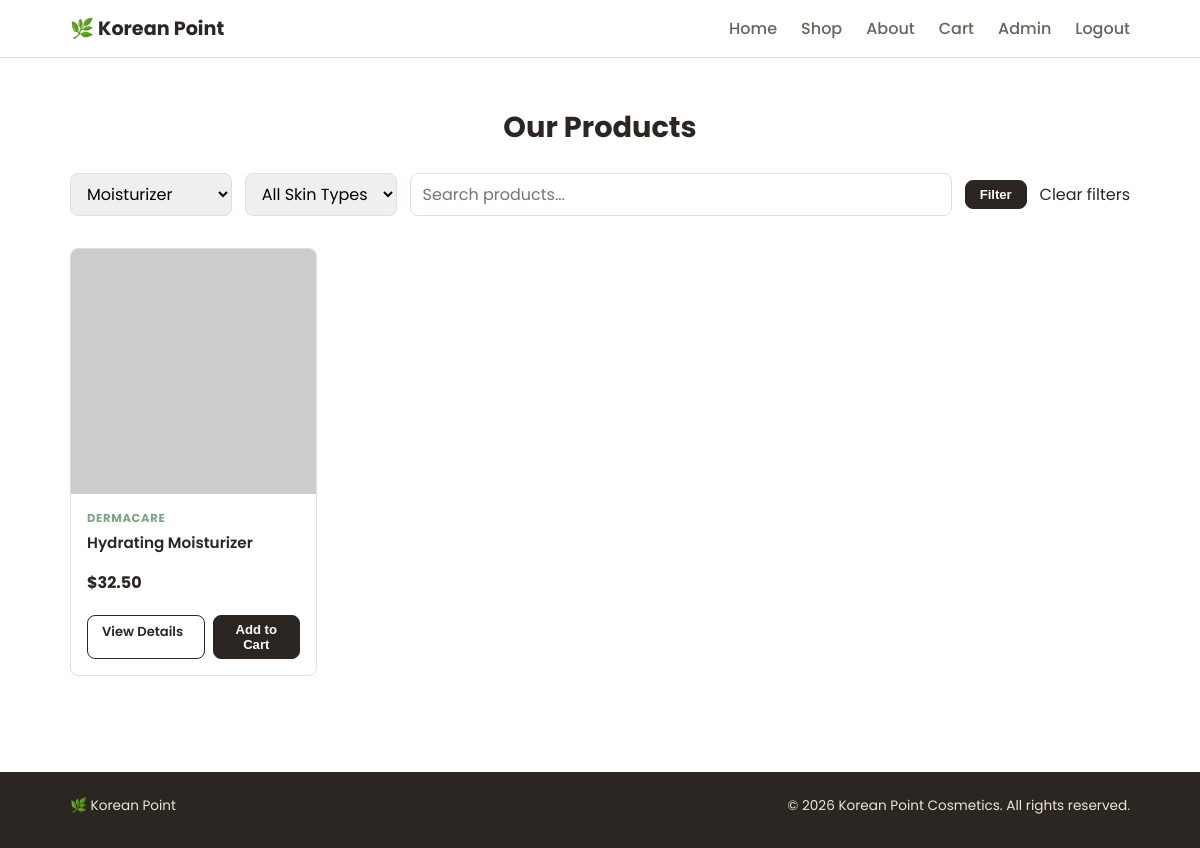
Page /src/pages/shop.php?category=Moisturizer (signed in) on the committed database.
### tables this page shows
CREATE TABLE products (
    id INT PRIMARY KEY AUTO_INCREMENT,
    name VARCHAR(100) NOT NULL,
    description TEXT,
    price DECIMAL(10,2) NOT NULL,
    category VARCHAR(50),
    brand VARCHAR(50),
    skin_type VARCHAR(50),
    image_url VARCHAR(255),
    stock INT DEFAULT 10,
    created_at TIMESTAMP DEFAULT CURRENT_TIMESTAMP
);

### src/includes/functions.php (called while the page is built, shortened)
<?php
function formatPrice($price) {
    return '$' . number_format((float) $price, 2);
}

### src/pages/shop.php (the view, shortened to what this page needs)
<?php
require_once __DIR__ . '/../../config/database.php';
require_once __DIR__ . '/../includes/functions.php';
$category = trim($_GET['category'] ?? '');
$skinType = trim($_GET['skin_type'] ?? '');
$search = trim($_GET['search'] ?? '');
$sql = 'SELECT * FROM products WHERE 1=1';
$params = [];
if ($category !== '') {
    $sql .= ' AND category = ?';
    $params[] = $category;
}
$sql .= ' ORDER BY created_at DESC';
$stmt = $pdo->prepare($sql);
$stmt->execute($params);
$products = $stmt->fetchAll();
$categories = $pdo->query('SELECT DISTINCT category FROM products ORDER BY category')->fetchAll(PDO::FETCH_COLUMN);
include __DIR__ . '/../includes/header.php';
?>
<section class="section">
  <div class="container">
    <h2>Our Products</h2>
    <form method="get" class="filter-form">
      <select name="category">
        <?php foreach ($categories as $c): ?>
          <option value="<?php echo htmlspecialchars($c); ?>" <?php echo $category === $c ? 'selected' : ''; ?>><?php echo htmlspecialchars($c); ?></option>
        <?php endforeach; ?>
      </select>
      <select name="skin_type">
        <option value="">All Skin Types</option>
      </select>
      <input type="text" name="search" placeholder="Search products..." value="<?php echo htmlspecialchars($search); ?>">
      <button type="submit" class="btn btn-sm">Filter</button>
      <?php if ($category !== '' || $skinType !== '' || $search !== ''): ?>
        <a href="shop.php">Clear filters</a>
      <?php endif; ?>
    </form>
    <div class="product-grid">
      <?php if (count($products) > 0): ?>
        <?php foreach ($products as $p): ?>
          <div class="card">
            <div class="card__media">
              <img src="<?php echo htmlspecialchars($p['image_url']); ?>" alt="<?php echo htmlspecialchars($p['name']); ?>" onerror="this.src='https://via.placeholder.com/300x300/a8c3ab/ffffff?text=Skincare'">
            </div>
            <div class="card__body">
              <span class="card__brand"><?php echo htmlspecialchars($p['brand']); ?></span>
              <h3 class="card__name"><?php echo htmlspecialchars($p['name']); ?></h3>
              <div class="card__price"><?php echo formatPrice($p['price']); ?></div>
            </div>
            <div class="card__foot">
              <a href="product_details.php?id=<?php echo $p['id']; ?>" class="btn btn-outline btn-sm">View Details</a>
              <?php if ($p['stock'] > 0): ?>
                <form method="post" action="../actions/cart.php">
                  <button type="submit" class="btn btn-sm">Add to Cart</button>
                </form>
              <?php endif; ?>
            </div>
          </div>
        <?php endforeach; ?>
      <?php else: ?>
        <p class="empty">No products found. Try adjusting your filters.</p>
      <?php endif; ?>
    </div>
  </div>
</section>
<?php include __DIR__ . '/../includes/footer.php'; ?>

### src/css/style.css (style rules this page uses)
:root { --beige: #f6efe6; --sage: #a8c3ab; --sage-deep: #7fa284; --pink: #f3d4d8; --ink: #2b2622; --ink-soft: #6b6259; --white: #ffffff; --line: #e7ddd0; --radius: 8px; }
* { box-sizing: border-box; }
body { margin: 0; font-family: 'Noto Sans KR', 'Poppins', sans-serif; background: var(--white); color: var(--ink); }
img { max-width: 100%; display: block; }
a { color: inherit; text-decoration: none; }
h1, h2, h3, p { margin: 0 0 0.5rem; }
.container { max-width: 1100px; margin: 0 auto; padding: 0 20px; }
.section { padding: 3rem 0; }
.section h2 { font-family: 'Poppins', sans-serif; font-size: 1.8rem; margin-bottom: 1.5rem; text-align: center; }
.btn { display: inline-block; padding: 10px 22px; border-radius: var(--radius); font-weight: 600; font-size: 0.92rem; cursor: pointer; border: 1.5px solid var(--ink); background: var(--ink); color: var(--white); }
.btn-outline { background: transparent; color: var(--ink); }
.btn-sm { padding: 6px 14px; font-size: 0.82rem; }
.filter-form { display: flex; gap: 0.8rem; flex-wrap: wrap; align-items: center; margin-bottom: 2rem; }
.filter-form select, .filter-form input[type="text"] { padding: 8px 12px; border: 1.5px solid var(--line); border-radius: var(--radius); font: inherit; }
.filter-form input[type="text"] { flex: 1; min-width: 180px; }
.product-grid { display: grid; grid-template-columns: repeat(4, 1fr); gap: 1.5rem; }
.card { background: var(--white); border: 1px solid var(--line); border-radius: var(--radius); overflow: hidden; display: flex; flex-direction: column; }
.card__media { aspect-ratio: 1/1; background: var(--beige); }
.card__media img { width: 100%; height: 100%; object-fit: cover; }
.card__body { padding: 1rem; flex: 1; display: flex; flex-direction: column; gap: 4px; }
.card__brand { font-size: 0.72rem; text-transform: uppercase; letter-spacing: 0.06em; color: var(--sage-deep); font-weight: 700; }
.card__name { font-weight: 600; font-size: 0.95rem; }
.card__price { font-weight: 700; margin: 4px 0; }
.card__foot { padding: 0 1rem 1rem; display: flex; gap: 8px; }
.card__foot .btn, .card__foot form { flex: 1; }

### rows in the picture
products: brand "DERMACARE", name "Hydrating Moisturizer", price "$32.50"

### other values in the picture
form field category "Moisturizer"
